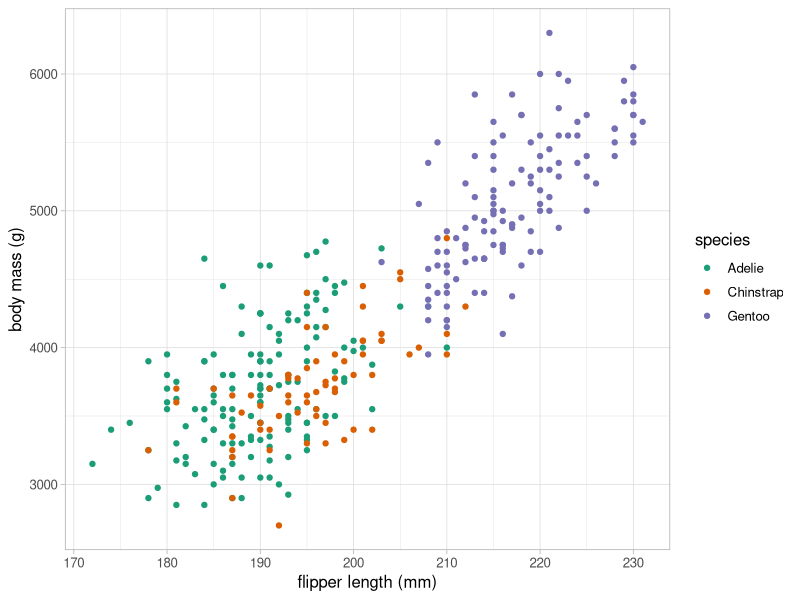
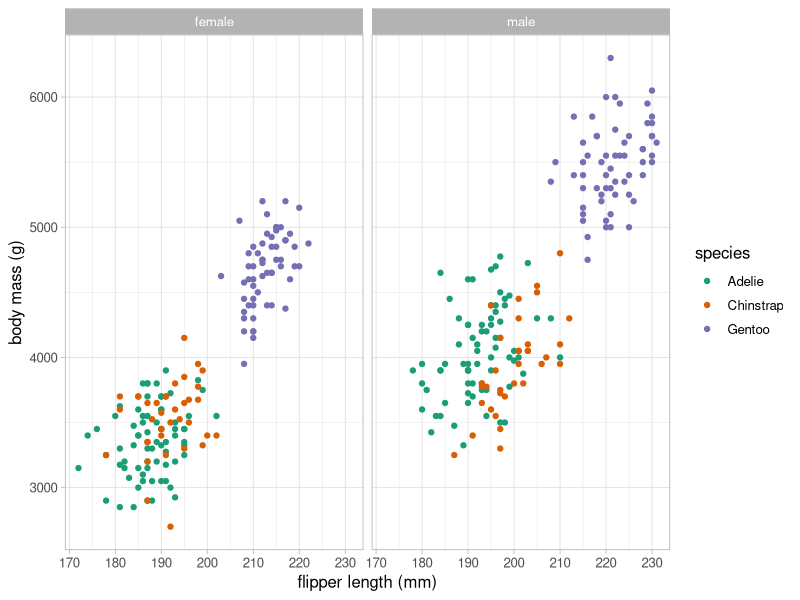
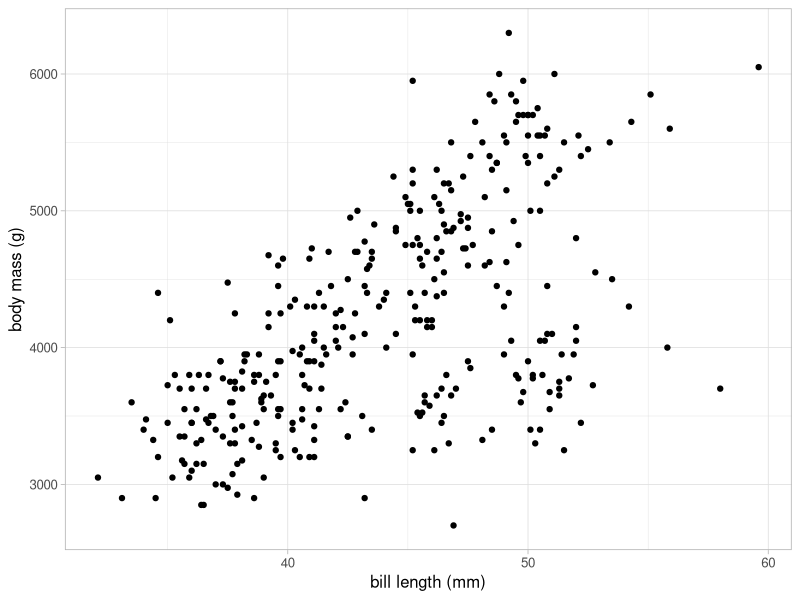
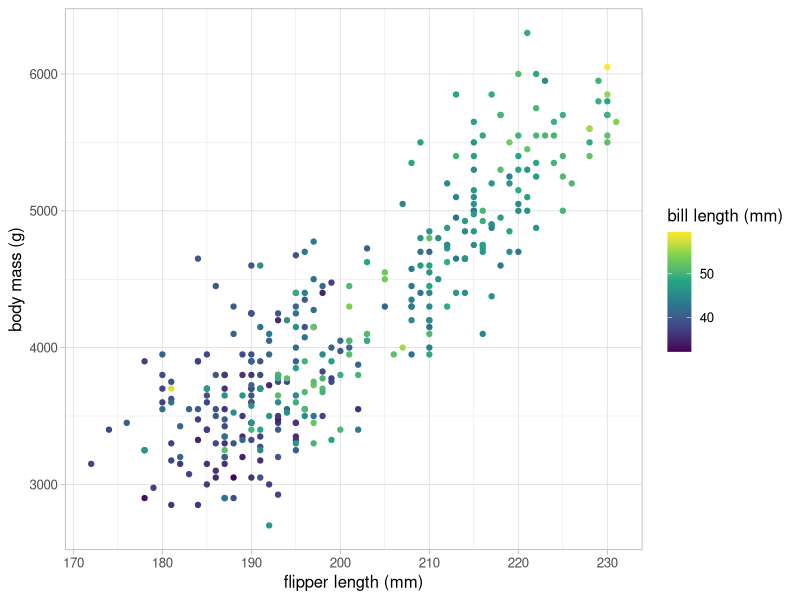
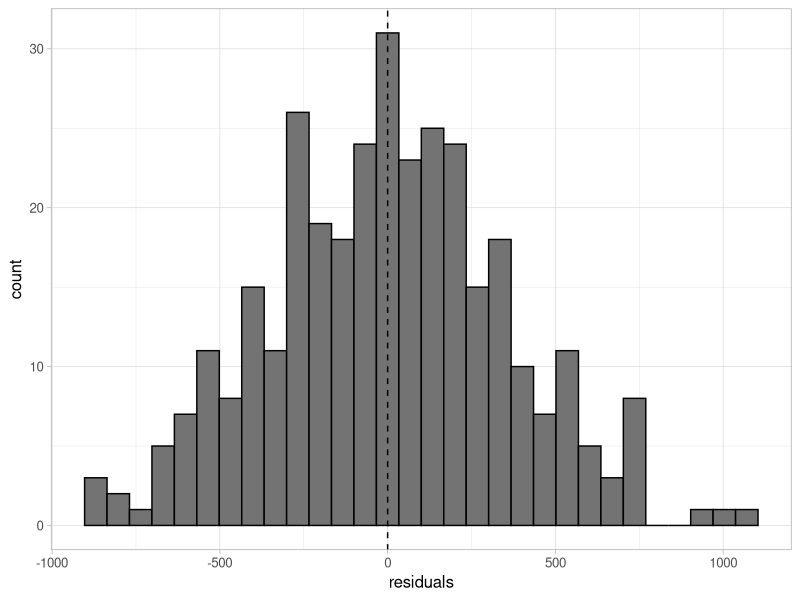
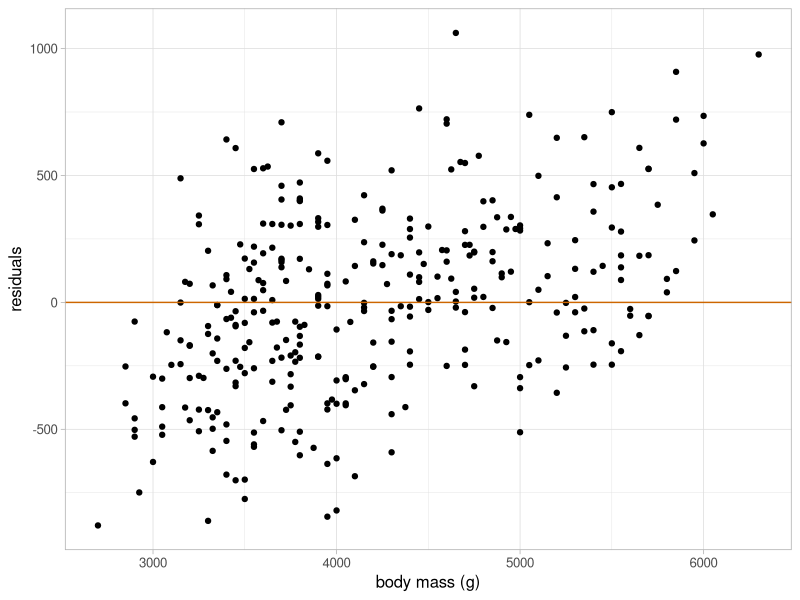
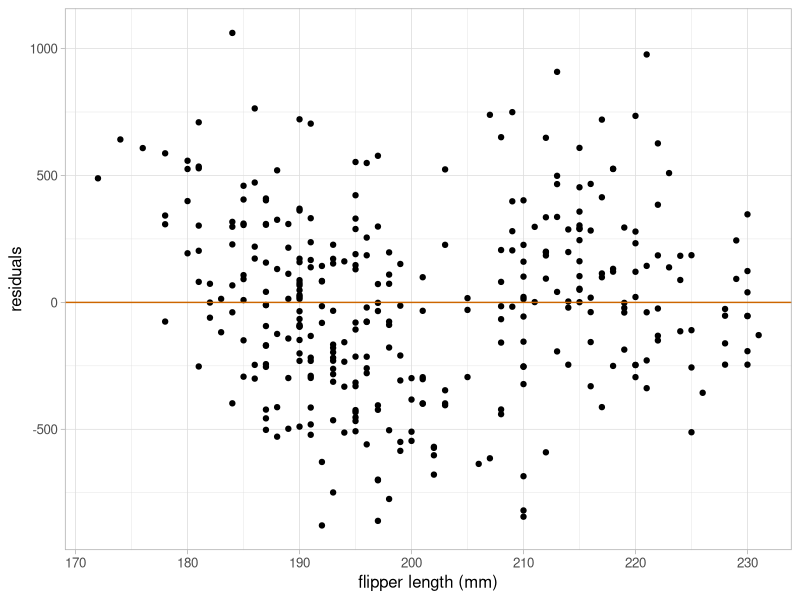
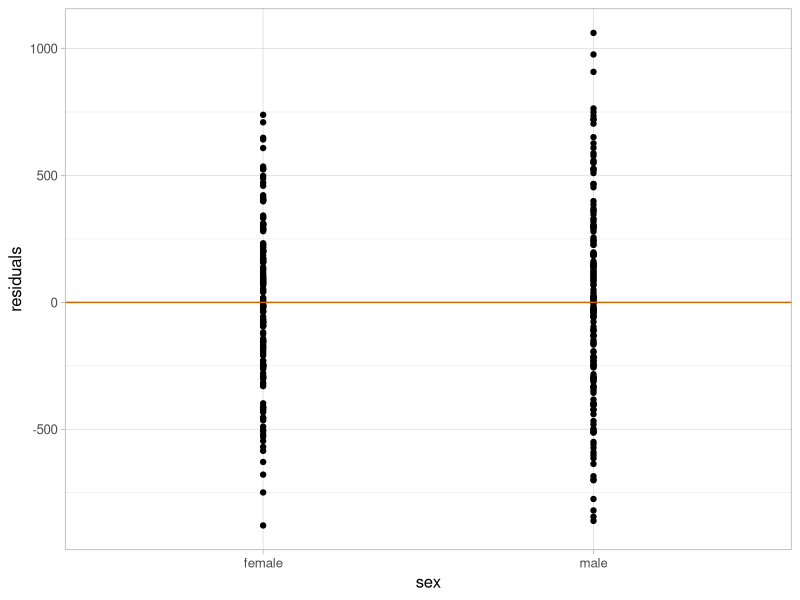

Write the R code that produced these figures, in order.
## ---- chunk 1
#| label: setup
#| include: false

library(tidyverse)
library(palmerpenguins)
library(Metrics)
library(car)
library(here)
library(AER)

data(penguins)

set.seed(2024)

cancer_reg <- read_csv(here("data/cancer_reg.csv"))
## ---- chunk 2
#| label: species-bm-flipper
#| warning: false

ggplot(data = penguins) +
  geom_point(aes(x = flipper_length_mm, y = body_mass_g, colour = species)) +
  scale_colour_brewer(palette = "Dark2") +
  labs(x = "flipper length (mm)", y = "body mass (g)") +
  theme_light(base_size = 12)
## ---- chunk 3
#| label: sex-species-bm-flipper
#| warning: false

ggplot(data = na.omit(penguins)) +
  geom_point(aes(x = flipper_length_mm, y = body_mass_g, colour = species)) +
  scale_colour_brewer(palette = "Dark2") +
  labs(x = "flipper length (mm)", y = "body mass (g)") +
  facet_wrap(vars(sex), ncol = 2) +
  theme_light(base_size = 12)
## ---- chunk 4
#| label: bill-bm-flipper
#| warning: false

ggplot(data = penguins) +
  geom_point(aes(x = bill_length_mm, y = body_mass_g)) +
  labs(x = "bill length (mm)", y = "body mass (g)") +
  theme_light(base_size = 12)

ggplot(data = penguins) +
  geom_point(aes(x = flipper_length_mm, y = body_mass_g, 
                 colour = bill_length_mm)) +
  scale_colour_viridis_c(name = "bill length (mm)") +
  labs(x = "flipper length (mm)", y = "body mass (g)") +
  theme_light(base_size = 12)
## ---- chunk 5
#| label: lm-everything
#| warning: false

lm_flipper <- lm(body_mass_g ~ flipper_length_mm, data = penguins) # <1>

lm_flipper_sex <- lm(body_mass_g ~ flipper_length_mm + sex, 
                     data = penguins) # <2>

lm_flipper_bill <- lm(body_mass_g ~ flipper_length_mm + 
                        bill_length_mm, data = penguins) # <3>

lm_full <- lm(body_mass_g ~ flipper_length_mm + sex + 
                bill_length_mm, data = penguins) # <4>



## ---- chunk 6
#| label: table-comparisons
#| echo: false

models <- list(lm_flipper, lm_flipper_sex, lm_flipper_bill, 
            lm_full)

tibble(model = c("flipper only", "flipper + sex", "flipper + bill length",
                 "flipper + bill length + sex"),
       adj_r = map(models, ~ pluck(summary(.), "adj.r.squared")),
       aic = map(models, AIC),
       rmse = map(models, ~ rmse(pluck(., "model", 1), predict(.)))) %>% 
  knitr::kable(col.names = c("model", "adjusted R-squared", "AIC", "RMSE"))
## ---- chunk 7
#| label: vif-check

vif(lm_flipper_sex) 

## ---- chunk 8
#| label: residual-checks 
#| warning: false

lm_flipper_sex_resid <- lm_flipper_sex$model %>%  
  mutate(residuals = residuals(lm_full))

ggplot(data = lm_flipper_sex_resid) + #<1>
  geom_histogram(aes(x = residuals), colour = "black", fill = "grey45") +
  geom_vline(xintercept = 0, linetype = "dashed") +
  theme_light(base_size = 12) 

ggplot(data = lm_flipper_sex_resid) + #<2>
  geom_point(aes(x = body_mass_g, y = residuals)) +
  geom_hline(yintercept = 0, colour = "darkorange3") +
  labs(x = "body mass (g)", y = "residuals") +
  theme_light(base_size = 12) 

ggplot(data = lm_flipper_sex_resid) + #<3>
  geom_point(aes(x = flipper_length_mm, y = residuals)) +
  geom_hline(yintercept = 0, colour = "darkorange3") +
  labs(x = "flipper length (mm)", y = "residuals") +
  theme_light(base_size = 12) 

ggplot(data = lm_flipper_sex_resid) + 
  geom_point(aes(x = sex, y = residuals)) +
  geom_hline(yintercept = 0, colour = "darkorange3") +
  labs(x = "sex", y = "residuals") +
  theme_light(base_size = 12)  

## ---- chunk 9
#| label: model-results

summary(lm_flipper_sex)

confint(lm_flipper_sex)
## ---- chunk 10
#| label: bivariate-plots
#| message: false

library(GGally)

cancer_reg_clean <- cancer_reg %>% 
  mutate(mortality_rate = (number_death / population_2015) * 10^5,
         offset_rate = log(population_2015 / 10^5)) %>% 
  select(mortality_rate, number_death, population_2015, age, income, poverty,
         medicare, offset_rate)

cancer_reg_clean %>% 
  select(-number_death, -population_2015, -offset_rate) %>% 
  ggpairs()
  
## ---- chunk 11
#| label: poisson-model-fits

pois_pov <- glm(number_death ~ poverty + offset(offset_rate), 
                data = cancer_reg_clean, family = poisson)

pois_pov_age <- glm(number_death ~ poverty + age + offset(offset_rate), 
                    data = cancer_reg_clean, family = poisson)

## ---- chunk 12
#| label: pois-comp
#| echo: false

poisson_models <- list(pois_pov, pois_pov_age)

tibble(model = c("poverty only", "poverty + age"),
       aic = map(poisson_models, AIC),
       rmse = map(poisson_models, ~ rmse(pluck(., "model", 1), 
                                         predict(.)))) %>% 
  knitr::kable(col.names = c("model", "AIC", "RMSE"))
## ---- chunk 13
#| label: dispersion


dispersiontest(pois_pov_age, trafo = 1)
## ---- chunk 14
quasi_pov_age <- glm(number_death ~ poverty + age  + offset(offset_rate), 
                     data = cancer_reg_clean, family = quasipoisson)

summary(quasi_pov_age)
